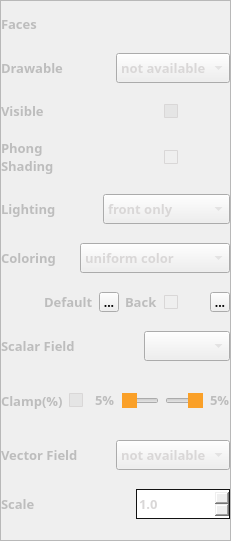
<?xml version="1.0" encoding="UTF-8"?>
<ui version="4.0">
 <class>WidgetTrianglesDrawable</class>
 <widget class="QWidget" name="WidgetTrianglesDrawable">
  <property name="geometry">
   <rect>
    <x>0</x>
    <y>0</y>
    <width>231</width>
    <height>541</height>
   </rect>
  </property>
  <property name="sizePolicy">
   <sizepolicy hsizetype="Preferred" vsizetype="Minimum">
    <horstretch>0</horstretch>
    <verstretch>0</verstretch>
   </sizepolicy>
  </property>
  <property name="minimumSize">
   <size>
    <width>50</width>
    <height>250</height>
   </size>
  </property>
  <property name="windowTitle">
   <string>Surface mesh renderer</string>
  </property>
  <property name="styleSheet">
   <string notr="true">QLabel{color:#bdbdbd}

QCheckBox::indicator{ border: 1px solid #d9d7d7; border-radius: 1px;} 
QCheckBox::indicator:checked{ background-color:rgba(215, 215, 215, 100); }
QCheckBox::indicator:disabled{ background-color:#D9D9D9; }
QDoubleSpinBox{selection-background-color: rgba(215, 215, 215, 100); border:1px solid #121212; color:#d9d7d7}
QSpinBox{selection-background-color: rgba(215, 215, 215, 100); border:1px solid #121212;color:#d9d7d7}
        


QComboBox QAbstractItemView { selection-background-color:rgba(215, 215, 215, 100);selection-color:#d9d7d7;color:#d9d7d7 } 
QComboBox{ selection-background-color:rgba(215, 215, 215, 100);selection-color:#d9d7d7;color:#d9d7d7 } 
            



QSlider::handle:horizontal {background: #faa028;}


QLineEdit{selection-background-color: rgba(215, 215, 215, 100); color:#bdbdbd; border:1px solid #d9d7d7 }</string>
  </property>
  <property name="locale">
   <locale language="English" country="UnitedStates"/>
  </property>
  <layout class="QVBoxLayout" name="verticalLayout">
   <property name="spacing">
    <number>0</number>
   </property>
   <property name="leftMargin">
    <number>0</number>
   </property>
   <property name="topMargin">
    <number>0</number>
   </property>
   <property name="rightMargin">
    <number>0</number>
   </property>
   <property name="bottomMargin">
    <number>0</number>
   </property>
   <item>
    <widget class="QFrame" name="frame">
     <property name="styleSheet">
      <string notr="true"/>
     </property>
     <property name="frameShape">
      <enum>QFrame::StyledPanel</enum>
     </property>
     <property name="frameShadow">
      <enum>QFrame::Raised</enum>
     </property>
     <layout class="QVBoxLayout" name="verticalLayout_2">
      <property name="leftMargin">
       <number>0</number>
      </property>
      <property name="topMargin">
       <number>0</number>
      </property>
      <property name="rightMargin">
       <number>0</number>
      </property>
      <property name="bottomMargin">
       <number>0</number>
      </property>
      <item>
       <layout class="QHBoxLayout" name="horizontalLayout">
        <item>
         <widget class="QLabel" name="labelFaces">
          <property name="font">
           <font>
            <family>Arial Black</family>
            <pointsize>10</pointsize>
            <weight>75</weight>
            <bold>true</bold>
           </font>
          </property>
          <property name="text">
           <string>Faces</string>
          </property>
         </widget>
        </item>
        <item>
         <spacer name="horizontalSpacer_2">
          <property name="orientation">
           <enum>Qt::Horizontal</enum>
          </property>
          <property name="sizeHint" stdset="0">
           <size>
            <width>40</width>
            <height>20</height>
           </size>
          </property>
         </spacer>
        </item>
        <item>
         <widget class="QLineEdit" name="lineEditFaces">
          <property name="font">
           <font>
            <family>Arial Black</family>
            <pointsize>10</pointsize>
            <weight>75</weight>
            <bold>true</bold>
           </font>
          </property>
          <property name="focusPolicy">
           <enum>Qt::NoFocus</enum>
          </property>
          <property name="styleSheet">
           <string notr="true">QLineEdit{background-color:transparent;border:none}</string>
          </property>
         </widget>
        </item>
       </layout>
      </item>
      <item>
       <layout class="QHBoxLayout" name="horizontalLayout_2">
        <item>
         <widget class="QLabel" name="labelDrawableName">
          <property name="maximumSize">
           <size>
            <width>16777215</width>
            <height>20</height>
           </size>
          </property>
          <property name="font">
           <font>
            <family>Arial Black</family>
            <pointsize>10</pointsize>
            <weight>75</weight>
            <bold>true</bold>
           </font>
          </property>
          <property name="text">
           <string>Drawable</string>
          </property>
         </widget>
        </item>
        <item>
         <widget class="QComboBox" name="comboBoxDrawables">
          <property name="sizePolicy">
           <sizepolicy hsizetype="Preferred" vsizetype="Fixed">
            <horstretch>0</horstretch>
            <verstretch>0</verstretch>
           </sizepolicy>
          </property>
          <property name="minimumSize">
           <size>
            <width>0</width>
            <height>30</height>
           </size>
          </property>
          <property name="maximumSize">
           <size>
            <width>16777215</width>
            <height>16777215</height>
           </size>
          </property>
          <property name="font">
           <font>
            <family>Arial Black</family>
            <pointsize>10</pointsize>
            <weight>75</weight>
            <bold>true</bold>
           </font>
          </property>
          <property name="toolTip">
           <string>Select the drawable to be visualized</string>
          </property>
          <item>
           <property name="text">
            <string>not available</string>
           </property>
          </item>
         </widget>
        </item>
       </layout>
      </item>
      <item>
       <layout class="QHBoxLayout" name="horizontalLayout_3">
        <item>
         <widget class="QLabel" name="labelVisible">
          <property name="minimumSize">
           <size>
            <width>58</width>
            <height>0</height>
           </size>
          </property>
          <property name="maximumSize">
           <size>
            <width>16777215</width>
            <height>20</height>
           </size>
          </property>
          <property name="font">
           <font>
            <family>Arial Black</family>
            <pointsize>10</pointsize>
            <weight>75</weight>
            <bold>true</bold>
           </font>
          </property>
          <property name="text">
           <string>Visible</string>
          </property>
         </widget>
        </item>
        <item>
         <layout class="QHBoxLayout" name="horizontalLayoutVisible">
          <property name="spacing">
           <number>6</number>
          </property>
          <item alignment="Qt::AlignHCenter">
           <widget class="QCheckBox" name="checkBoxVisible">
            <property name="font">
             <font>
              <family>Arial Black</family>
              <weight>75</weight>
              <bold>true</bold>
             </font>
            </property>
            <property name="toolTip">
             <string>Show/Hide this drawable</string>
            </property>
            <property name="text">
             <string/>
            </property>
            <property name="checked">
             <bool>true</bool>
            </property>
           </widget>
          </item>
         </layout>
        </item>
       </layout>
      </item>
      <item>
       <layout class="QHBoxLayout" name="horizontalLayout_5">
        <item>
         <widget class="QLabel" name="labelPhongShading">
          <property name="font">
           <font>
            <family>Arial Black</family>
            <pointsize>10</pointsize>
            <weight>75</weight>
            <bold>true</bold>
           </font>
          </property>
          <property name="text">
           <string>Phong
Shading</string>
          </property>
         </widget>
        </item>
        <item>
         <layout class="QHBoxLayout" name="horizontalLayoutPhone">
          <property name="spacing">
           <number>6</number>
          </property>
          <item alignment="Qt::AlignHCenter">
           <widget class="QCheckBox" name="checkBoxPhongShading">
            <property name="minimumSize">
             <size>
              <width>0</width>
              <height>20</height>
             </size>
            </property>
            <property name="font">
             <font>
              <family>Arial Black</family>
              <weight>75</weight>
              <bold>true</bold>
             </font>
            </property>
            <property name="toolTip">
             <string>Enable/Disable Phong shading</string>
            </property>
            <property name="text">
             <string/>
            </property>
           </widget>
          </item>
         </layout>
        </item>
       </layout>
      </item>
      <item>
       <layout class="QHBoxLayout" name="horizontalLayout_6">
        <item>
         <widget class="QLabel" name="labelLighting">
          <property name="maximumSize">
           <size>
            <width>16777215</width>
            <height>20</height>
           </size>
          </property>
          <property name="font">
           <font>
            <family>Arial Black</family>
            <pointsize>10</pointsize>
            <weight>75</weight>
            <bold>true</bold>
           </font>
          </property>
          <property name="text">
           <string>Lighting</string>
          </property>
         </widget>
        </item>
        <item>
         <widget class="QComboBox" name="comboBoxLightingOptions">
          <property name="sizePolicy">
           <sizepolicy hsizetype="Preferred" vsizetype="Fixed">
            <horstretch>0</horstretch>
            <verstretch>0</verstretch>
           </sizepolicy>
          </property>
          <property name="minimumSize">
           <size>
            <width>0</width>
            <height>30</height>
           </size>
          </property>
          <property name="maximumSize">
           <size>
            <width>16777215</width>
            <height>16777215</height>
           </size>
          </property>
          <property name="font">
           <font>
            <family>Arial Black</family>
            <pointsize>10</pointsize>
            <weight>75</weight>
            <bold>true</bold>
           </font>
          </property>
          <property name="toolTip">
           <string>Select how lighting is implemented</string>
          </property>
          <item>
           <property name="text">
            <string>front only</string>
           </property>
          </item>
          <item>
           <property name="text">
            <string>front and back</string>
           </property>
          </item>
          <item>
           <property name="text">
            <string>disabled</string>
           </property>
          </item>
         </widget>
        </item>
       </layout>
      </item>
      <item>
       <layout class="QHBoxLayout" name="horizontalLayout_7">
        <item>
         <widget class="QLabel" name="labelColorScheme">
          <property name="font">
           <font>
            <family>Arial Black</family>
            <pointsize>10</pointsize>
            <weight>75</weight>
            <bold>true</bold>
           </font>
          </property>
          <property name="text">
           <string>Coloring</string>
          </property>
         </widget>
        </item>
        <item>
         <widget class="QComboBox" name="comboBoxColorScheme">
          <property name="sizePolicy">
           <sizepolicy hsizetype="Preferred" vsizetype="Fixed">
            <horstretch>0</horstretch>
            <verstretch>0</verstretch>
           </sizepolicy>
          </property>
          <property name="minimumSize">
           <size>
            <width>0</width>
            <height>30</height>
           </size>
          </property>
          <property name="maximumSize">
           <size>
            <width>16777215</width>
            <height>16777215</height>
           </size>
          </property>
          <property name="font">
           <font>
            <family>Arial Black</family>
            <pointsize>10</pointsize>
            <weight>75</weight>
            <bold>true</bold>
           </font>
          </property>
          <property name="toolTip">
           <string>Select how color is assigned to each face</string>
          </property>
          <item>
           <property name="text">
            <string>uniform color</string>
           </property>
          </item>
          <item>
           <property name="text">
            <string>use color property</string>
           </property>
          </item>
         </widget>
        </item>
       </layout>
      </item>
      <item>
       <layout class="QHBoxLayout" name="horizontalLayout_8">
        <item>
         <layout class="QHBoxLayout" name="horizontalLayoutLabelDefaultColor">
          <item>
           <spacer name="horizontalSpaceLabelDefaultColor">
            <property name="font">
             <font>
              <family>Arial Black</family>
              <weight>75</weight>
              <bold>true</bold>
             </font>
            </property>
            <property name="orientation">
             <enum>Qt::Horizontal</enum>
            </property>
            <property name="sizeHint" stdset="0">
             <size>
              <width>10</width>
              <height>19</height>
             </size>
            </property>
           </spacer>
          </item>
          <item alignment="Qt::AlignRight">
           <widget class="QLabel" name="labelDefaultColor">
            <property name="font">
             <font>
              <family>Arial Black</family>
              <pointsize>10</pointsize>
              <weight>75</weight>
              <bold>true</bold>
             </font>
            </property>
            <property name="text">
             <string>Default</string>
            </property>
           </widget>
          </item>
         </layout>
        </item>
        <item>
         <layout class="QHBoxLayout" name="horizontalLayoutDefaultColor">
          <item>
           <widget class="QToolButton" name="toolButtonDefaultColor">
            <property name="minimumSize">
             <size>
              <width>20</width>
              <height>20</height>
             </size>
            </property>
            <property name="maximumSize">
             <size>
              <width>20</width>
              <height>20</height>
             </size>
            </property>
            <property name="font">
             <font>
              <family>Arial Black</family>
              <weight>75</weight>
              <bold>true</bold>
             </font>
            </property>
            <property name="toolTip">
             <string>Click to set a uniform color for this drawable</string>
            </property>
            <property name="text">
             <string>...</string>
            </property>
            <property name="icon">
             <iconset>
              <normaloff>../Resources/icons/transparency.png</normaloff>../Resources/icons/transparency.png</iconset>
            </property>
            <property name="iconSize">
             <size>
              <width>20</width>
              <height>20</height>
             </size>
            </property>
           </widget>
          </item>
          <item>
           <spacer name="spacer">
            <property name="font">
             <font>
              <family>Arial Black</family>
              <weight>75</weight>
              <bold>true</bold>
             </font>
            </property>
            <property name="orientation">
             <enum>Qt::Horizontal</enum>
            </property>
            <property name="sizeHint" stdset="0">
             <size>
              <width>0</width>
              <height>0</height>
             </size>
            </property>
           </spacer>
          </item>
          <item>
           <widget class="QLabel" name="labelBackColor">
            <property name="sizePolicy">
             <sizepolicy hsizetype="Preferred" vsizetype="Preferred">
              <horstretch>0</horstretch>
              <verstretch>0</verstretch>
             </sizepolicy>
            </property>
            <property name="minimumSize">
             <size>
              <width>0</width>
              <height>0</height>
             </size>
            </property>
            <property name="font">
             <font>
              <family>Arial Black</family>
              <pointsize>10</pointsize>
              <weight>75</weight>
              <bold>true</bold>
             </font>
            </property>
            <property name="text">
             <string>Back</string>
            </property>
           </widget>
          </item>
          <item>
           <widget class="QCheckBox" name="checkBoxBackColor">
            <property name="minimumSize">
             <size>
              <width>0</width>
              <height>20</height>
             </size>
            </property>
            <property name="font">
             <font>
              <family>Arial Black</family>
              <weight>75</weight>
              <bold>true</bold>
             </font>
            </property>
            <property name="toolTip">
             <string>Enable/Disable distinct coloring for the back side of this drawable</string>
            </property>
            <property name="text">
             <string/>
            </property>
            <property name="checked">
             <bool>false</bool>
            </property>
           </widget>
          </item>
          <item>
           <spacer name="spacerBackColor">
            <property name="font">
             <font>
              <family>Arial Black</family>
              <weight>75</weight>
              <bold>true</bold>
             </font>
            </property>
            <property name="orientation">
             <enum>Qt::Horizontal</enum>
            </property>
            <property name="sizeType">
             <enum>QSizePolicy::Minimum</enum>
            </property>
            <property name="sizeHint" stdset="0">
             <size>
              <width>20</width>
              <height>0</height>
             </size>
            </property>
           </spacer>
          </item>
          <item>
           <widget class="QToolButton" name="toolButtonBackColor">
            <property name="minimumSize">
             <size>
              <width>20</width>
              <height>20</height>
             </size>
            </property>
            <property name="maximumSize">
             <size>
              <width>20</width>
              <height>20</height>
             </size>
            </property>
            <property name="font">
             <font>
              <family>Arial Black</family>
              <weight>75</weight>
              <bold>true</bold>
             </font>
            </property>
            <property name="toolTip">
             <string>Click to set the backside color for this drawable</string>
            </property>
            <property name="text">
             <string>...</string>
            </property>
            <property name="icon">
             <iconset>
              <normaloff>../Resources/icons/transparency.png</normaloff>../Resources/icons/transparency.png</iconset>
            </property>
            <property name="iconSize">
             <size>
              <width>20</width>
              <height>20</height>
             </size>
            </property>
           </widget>
          </item>
         </layout>
        </item>
       </layout>
      </item>
      <item>
       <layout class="QHBoxLayout" name="horizontalLayout_9">
        <item>
         <widget class="QLabel" name="labelScalarFieldStyle">
          <property name="sizePolicy">
           <sizepolicy hsizetype="Preferred" vsizetype="Preferred">
            <horstretch>0</horstretch>
            <verstretch>0</verstretch>
           </sizepolicy>
          </property>
          <property name="font">
           <font>
            <family>Arial Black</family>
            <pointsize>10</pointsize>
            <weight>75</weight>
            <bold>true</bold>
           </font>
          </property>
          <property name="text">
           <string>Scalar Field</string>
          </property>
         </widget>
        </item>
        <item>
         <spacer name="horizontalSpacer">
          <property name="orientation">
           <enum>Qt::Horizontal</enum>
          </property>
          <property name="sizeHint" stdset="0">
           <size>
            <width>40</width>
            <height>20</height>
           </size>
          </property>
         </spacer>
        </item>
        <item>
         <widget class="QComboBox" name="comboBoxScalarFieldStyle">
          <property name="sizePolicy">
           <sizepolicy hsizetype="Expanding" vsizetype="Fixed">
            <horstretch>0</horstretch>
            <verstretch>0</verstretch>
           </sizepolicy>
          </property>
          <property name="minimumSize">
           <size>
            <width>0</width>
            <height>30</height>
           </size>
          </property>
          <property name="maximumSize">
           <size>
            <width>16777215</width>
            <height>16777215</height>
           </size>
          </property>
          <property name="font">
           <font>
            <family>Arial Black</family>
            <pointsize>10</pointsize>
            <weight>75</weight>
            <bold>true</bold>
           </font>
          </property>
         </widget>
        </item>
       </layout>
      </item>
      <item>
       <layout class="QHBoxLayout" name="horizontalLayout_10">
        <property name="spacing">
         <number>6</number>
        </property>
        <property name="bottomMargin">
         <number>0</number>
        </property>
        <item>
         <widget class="QLabel" name="labelScalarFieldClamp">
          <property name="sizePolicy">
           <sizepolicy hsizetype="Preferred" vsizetype="Fixed">
            <horstretch>0</horstretch>
            <verstretch>0</verstretch>
           </sizepolicy>
          </property>
          <property name="minimumSize">
           <size>
            <width>0</width>
            <height>41</height>
           </size>
          </property>
          <property name="maximumSize">
           <size>
            <width>16777215</width>
            <height>16777215</height>
           </size>
          </property>
          <property name="font">
           <font>
            <family>Arial Black</family>
            <pointsize>10</pointsize>
            <weight>75</weight>
            <bold>true</bold>
           </font>
          </property>
          <property name="styleSheet">
           <string notr="true"/>
          </property>
          <property name="text">
           <string>Clamp(%)</string>
          </property>
         </widget>
        </item>
        <item>
         <layout class="QHBoxLayout" name="horizontalLayout_4">
          <item>
           <widget class="QCheckBox" name="checkBoxScalarFieldClamp">
            <property name="sizePolicy">
             <sizepolicy hsizetype="Minimum" vsizetype="Fixed">
              <horstretch>0</horstretch>
              <verstretch>0</verstretch>
             </sizepolicy>
            </property>
            <property name="minimumSize">
             <size>
              <width>0</width>
              <height>13</height>
             </size>
            </property>
            <property name="maximumSize">
             <size>
              <width>16777215</width>
              <height>16777215</height>
             </size>
            </property>
            <property name="font">
             <font>
              <family>Arial Black</family>
              <weight>75</weight>
              <bold>true</bold>
             </font>
            </property>
            <property name="text">
             <string/>
            </property>
            <property name="checked">
             <bool>true</bool>
            </property>
           </widget>
          </item>
          <item>
           <widget class="QLabel" name="label_leftclamp">
            <property name="sizePolicy">
             <sizepolicy hsizetype="Preferred" vsizetype="Fixed">
              <horstretch>0</horstretch>
              <verstretch>0</verstretch>
             </sizepolicy>
            </property>
            <property name="minimumSize">
             <size>
              <width>0</width>
              <height>40</height>
             </size>
            </property>
            <property name="maximumSize">
             <size>
              <width>16777215</width>
              <height>16777215</height>
             </size>
            </property>
            <property name="font">
             <font>
              <family>Arial Black</family>
              <pointsize>10</pointsize>
              <weight>75</weight>
              <bold>true</bold>
             </font>
            </property>
            <property name="text">
             <string>5%</string>
            </property>
           </widget>
          </item>
          <item>
           <widget class="QSlider" name="slider_leftclamp">
            <property name="sizePolicy">
             <sizepolicy hsizetype="Expanding" vsizetype="Fixed">
              <horstretch>0</horstretch>
              <verstretch>0</verstretch>
             </sizepolicy>
            </property>
            <property name="minimumSize">
             <size>
              <width>0</width>
              <height>25</height>
             </size>
            </property>
            <property name="maximumSize">
             <size>
              <width>16777215</width>
              <height>16777215</height>
             </size>
            </property>
            <property name="font">
             <font>
              <family>Arial Black</family>
              <weight>75</weight>
              <bold>true</bold>
             </font>
            </property>
            <property name="pageStep">
             <number>1</number>
            </property>
            <property name="value">
             <number>5</number>
            </property>
            <property name="orientation">
             <enum>Qt::Horizontal</enum>
            </property>
           </widget>
          </item>
          <item>
           <widget class="QSlider" name="slider_rightclamp">
            <property name="sizePolicy">
             <sizepolicy hsizetype="Expanding" vsizetype="Fixed">
              <horstretch>0</horstretch>
              <verstretch>0</verstretch>
             </sizepolicy>
            </property>
            <property name="minimumSize">
             <size>
              <width>0</width>
              <height>25</height>
             </size>
            </property>
            <property name="maximumSize">
             <size>
              <width>16777215</width>
              <height>16777215</height>
             </size>
            </property>
            <property name="font">
             <font>
              <family>Arial Black</family>
              <weight>75</weight>
              <bold>true</bold>
             </font>
            </property>
            <property name="pageStep">
             <number>1</number>
            </property>
            <property name="value">
             <number>5</number>
            </property>
            <property name="orientation">
             <enum>Qt::Horizontal</enum>
            </property>
            <property name="invertedAppearance">
             <bool>true</bool>
            </property>
           </widget>
          </item>
          <item>
           <widget class="QLabel" name="label_rightclamp">
            <property name="sizePolicy">
             <sizepolicy hsizetype="Preferred" vsizetype="Fixed">
              <horstretch>0</horstretch>
              <verstretch>0</verstretch>
             </sizepolicy>
            </property>
            <property name="minimumSize">
             <size>
              <width>0</width>
              <height>40</height>
             </size>
            </property>
            <property name="maximumSize">
             <size>
              <width>16777215</width>
              <height>16777215</height>
             </size>
            </property>
            <property name="font">
             <font>
              <family>Arial Black</family>
              <pointsize>10</pointsize>
              <weight>75</weight>
              <bold>true</bold>
             </font>
            </property>
            <property name="text">
             <string>5%</string>
            </property>
           </widget>
          </item>
         </layout>
        </item>
       </layout>
      </item>
      <item>
       <layout class="QHBoxLayout" name="horizontalLayout_11">
        <item>
         <widget class="QLabel" name="labelVectorField">
          <property name="sizePolicy">
           <sizepolicy hsizetype="Preferred" vsizetype="Preferred">
            <horstretch>0</horstretch>
            <verstretch>0</verstretch>
           </sizepolicy>
          </property>
          <property name="minimumSize">
           <size>
            <width>0</width>
            <height>0</height>
           </size>
          </property>
          <property name="font">
           <font>
            <family>Arial Black</family>
            <pointsize>10</pointsize>
            <weight>75</weight>
            <bold>true</bold>
           </font>
          </property>
          <property name="text">
           <string>Vector Field</string>
          </property>
         </widget>
        </item>
        <item>
         <widget class="QComboBox" name="comboBoxVectorField">
          <property name="sizePolicy">
           <sizepolicy hsizetype="Preferred" vsizetype="Fixed">
            <horstretch>0</horstretch>
            <verstretch>0</verstretch>
           </sizepolicy>
          </property>
          <property name="minimumSize">
           <size>
            <width>0</width>
            <height>30</height>
           </size>
          </property>
          <property name="maximumSize">
           <size>
            <width>16777215</width>
            <height>16777215</height>
           </size>
          </property>
          <property name="font">
           <font>
            <family>Arial Black</family>
            <pointsize>10</pointsize>
            <weight>75</weight>
            <bold>true</bold>
           </font>
          </property>
          <property name="toolTip">
           <string>Select the drawable to be visualized</string>
          </property>
          <item>
           <property name="text">
            <string>not available</string>
           </property>
          </item>
         </widget>
        </item>
       </layout>
      </item>
      <item>
       <layout class="QHBoxLayout" name="horizontalLayout_12">
        <item>
         <widget class="QLabel" name="labelVectorFieldScale">
          <property name="font">
           <font>
            <family>Arial Black</family>
            <pointsize>10</pointsize>
            <weight>75</weight>
            <bold>true</bold>
           </font>
          </property>
          <property name="text">
           <string>Scale</string>
          </property>
         </widget>
        </item>
        <item>
         <layout class="QHBoxLayout" name="horizontalLayoutVectorFieldLength">
          <property name="spacing">
           <number>0</number>
          </property>
          <item>
           <spacer name="spacerVectorFieldLength">
            <property name="font">
             <font>
              <family>Arial Black</family>
              <weight>75</weight>
              <bold>true</bold>
             </font>
            </property>
            <property name="orientation">
             <enum>Qt::Horizontal</enum>
            </property>
            <property name="sizeType">
             <enum>QSizePolicy::Expanding</enum>
            </property>
            <property name="sizeHint" stdset="0">
             <size>
              <width>13</width>
              <height>13</height>
             </size>
            </property>
           </spacer>
          </item>
          <item>
           <widget class="QDoubleSpinBox" name="doubleSpinBoxVectorFieldScale">
            <property name="sizePolicy">
             <sizepolicy hsizetype="Expanding" vsizetype="Fixed">
              <horstretch>0</horstretch>
              <verstretch>0</verstretch>
             </sizepolicy>
            </property>
            <property name="minimumSize">
             <size>
              <width>0</width>
              <height>30</height>
             </size>
            </property>
            <property name="maximumSize">
             <size>
              <width>16777215</width>
              <height>16777215</height>
             </size>
            </property>
            <property name="font">
             <font>
              <family>Arial Black</family>
              <pointsize>10</pointsize>
              <weight>75</weight>
              <bold>true</bold>
             </font>
            </property>
            <property name="toolTip">
             <string>Adjust the length of the vectors.
The scale is relative to the average edge length of the model.</string>
            </property>
            <property name="decimals">
             <number>1</number>
            </property>
            <property name="minimum">
             <double>0.100000000000000</double>
            </property>
            <property name="maximum">
             <double>50.000000000000000</double>
            </property>
            <property name="singleStep">
             <double>0.100000000000000</double>
            </property>
            <property name="value">
             <double>1.000000000000000</double>
            </property>
           </widget>
          </item>
         </layout>
        </item>
       </layout>
      </item>
     </layout>
    </widget>
   </item>
  </layout>
 </widget>
 <tabstops>
  <tabstop>comboBoxDrawables</tabstop>
  <tabstop>checkBoxVisible</tabstop>
  <tabstop>checkBoxPhongShading</tabstop>
  <tabstop>comboBoxLightingOptions</tabstop>
  <tabstop>comboBoxColorScheme</tabstop>
  <tabstop>toolButtonDefaultColor</tabstop>
  <tabstop>checkBoxBackColor</tabstop>
  <tabstop>toolButtonBackColor</tabstop>
  <tabstop>comboBoxScalarFieldStyle</tabstop>
  <tabstop>comboBoxVectorField</tabstop>
  <tabstop>doubleSpinBoxVectorFieldScale</tabstop>
 </tabstops>
 <resources/>
 <connections/>
</ui>
